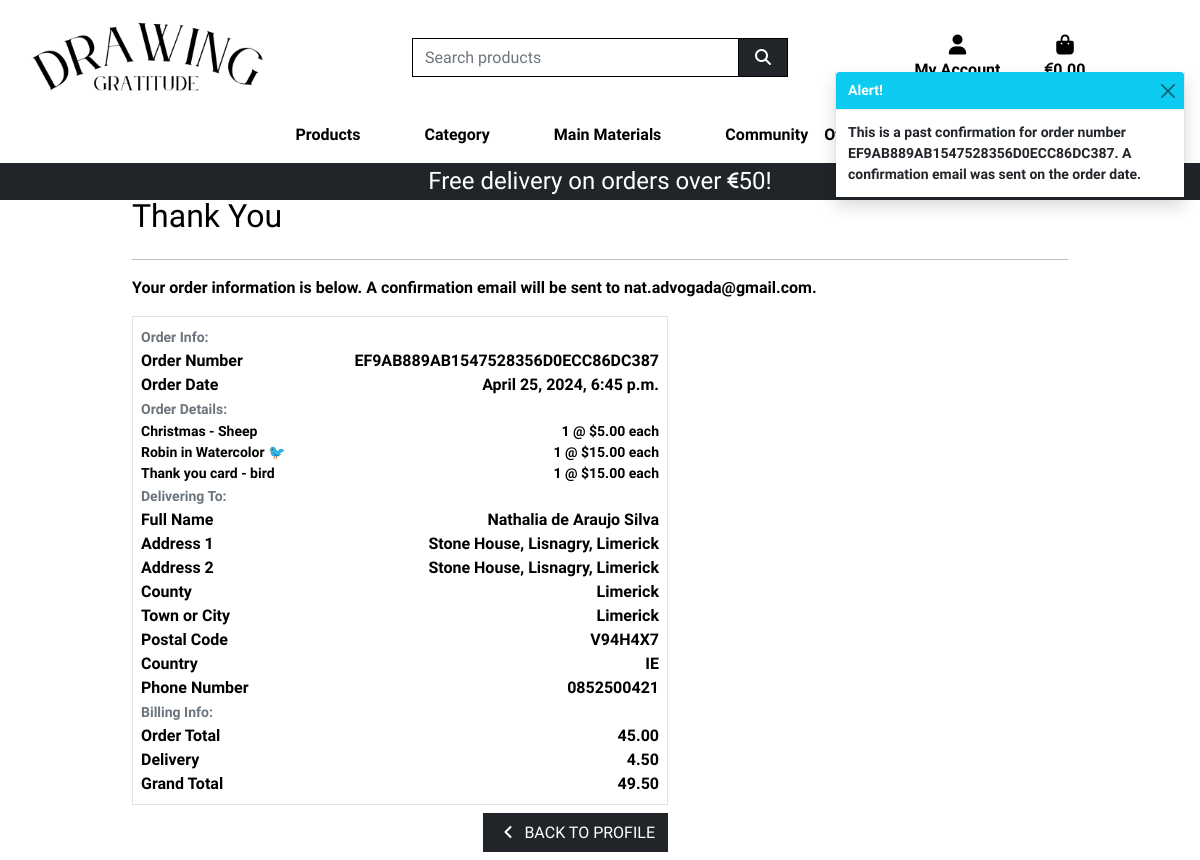
The app's page /profile/order_history/EF9AB889AB1547528356D0ECC86DC387 (signed in) with its own data.
### checkout/models.py (models this page shows, shortened)
class Order(models.Model):
    order_number = models.CharField(max_length=32, null=False, editable=False)
    user_profile = models.ForeignKey(UserProfile, on_delete=models.SET_NULL,
                                     null=True, blank=True, related_name='orders')
    full_name = models.CharField(max_length=50, null=False, blank=False)
    email = models.EmailField(max_length=254, null=False, blank=False)
    phone_number = models.CharField(max_length=20, null=False, blank=False)
    country = CountryField(blank_label='Country *', null=False, blank=False)
    postcode = models.CharField(max_length=20, null=True, blank=True)
    town_or_city = models.CharField(max_length=40, null=False, blank=False)
    street_address1 = models.CharField(max_length=80, null=False, blank=False)
    street_address2 = models.CharField(max_length=80, null=True, blank=True)
    county = models.CharField(max_length=80, null=True, blank=True)
    date = models.DateTimeField(auto_now_add=True)
    delivery_cost = models.DecimalField(max_digits=6, decimal_places=2,
                                        null=False, default=0)
    order_total = models.DecimalField(max_digits=10, decimal_places=2,
                                      null=False, default=0)
    grand_total = models.DecimalField(max_digits=10, decimal_places=2,
                                      null=False, default=0)
    original_bag = models.TextField(null=False, blank=False, default='')
    stripe_pid = models.CharField(max_length=254, null=False, blank=False,
                                  default='')

class OrderLineItem(models.Model):
    order = models.ForeignKey(Order, null=False, blank=False,
                              on_delete=models.CASCADE,
                              related_name='lineitems')
    product = models.ForeignKey(Product, null=False, blank=False,
                                on_delete=models.CASCADE)
    quantity = models.IntegerField(null=False, blank=False, default=0)
    lineitem_total = models.DecimalField(max_digits=6, decimal_places=2,
                                         null=False, blank=False,
                                         editable=False)

### products/models.py (models this page shows, shortened)
class Product(models.Model):
    DIGITAL_CHOICES = [
        (True, '0'),
        (False, '1'),
    ]
    OFFERS_CHOICES = [
        (True, '0'),
        (False, '1'),
    ]
    COMMUNITY_CHOICES = [
        (True, '0'),
        (False, '1'),
    ]
    category = models.ForeignKey('Category', null=True, blank=True, on_delete=models.SET_NULL)
    sku = models.CharField(max_length=254, null=True, blank=True)
    name = models.CharField(max_length=254)
    description = models.TextField()
    price = models.DecimalField(max_digits=6, decimal_places=2)
    rating = models.DecimalField(max_digits=6, decimal_places=2, null=True, blank=True)
    image_url = models.URLField(max_length=1024, null=True, blank=True)
    image = models.ImageField(null=True, blank=True)
    digital = models.BooleanField(default=False)
    offers =  models.BooleanField(default=False)
    community =  models.BooleanField(default=False)

### profiles/views.py (the view)
# urls.py: path('order_history/<order_number>', views.order_history, name='order_history'),
@login_required
def order_history(request, order_number):
    order = get_object_or_404(Order, order_number=order_number)
    messages.info(request, (
        f'This is a past confirmation for order number {order_number}. '
        'A confirmation email was sent on the order date.'
    ))
    template = 'checkout/checkout_success.html'
    context = {
        'order': order,
        'from_profile': True,
    }
    return render(request, template, context)

### bag/contexts.py (called while the page is built, shortened)
def bag_contents(request):
    bag_items = []
    total = 0
    total_discounted_price = 0
    product_count = 0
    bag = request.session.get('bag', {})
    delivery = total * Decimal(settings.STANDARD_DELIVERY_PERCENTAGE / 100) if total < settings.FREE_DELIVERY_THRESHOLD else 0
    grand_total = total + delivery
    context = {
        'bag_items': bag_items,
        'total': total,
        'total_discounted_price': total_discounted_price,
        'product_count': product_count,
        'delivery': delivery,
        'free_delivery_delta': max(0, settings.FREE_DELIVERY_THRESHOLD - total),
        'free_delivery_threshold': settings.FREE_DELIVERY_THRESHOLD,
        'grand_total': grand_total,
    }
    return context

### checkout/templates/checkout/checkout_success.html (shortened to what this page needs)
{% extends "base.html" %}
{% load static %}
{% block extra_css %}
    <link rel="stylesheet" href="{% static 'checkout/css/checkout.css' %}">
{% endblock %}
{% block page_header %}
    <div class="container header-container">
    </div>
{% endblock %}
{% block content %}
    <div class="container">
        <div class="row">
            <div class="col">
                <h2 class="logo-font mb-4">Thank You</h2>
                <hr>
                <p class="text-black">Your order information is below. A confirmation email will be sent to <strong>{{ order.email }}</strong>.</p>
            </div>
        </div>
        <div class="row">
            <div class="col-12 col-lg-7">
                <div class="order-confirmation-wrapper p-2 border">
                    <div class="row">
                        <div class="col">
                            <small class="text-muted">Order Info:</small>
                        </div>
                    </div>
                    <div class="row">
                        <div class="col-12 col-md-4">
                            <p class="mb-0 text-black fw-bold">Order Number</p>
                        </div>
                        <div class="col-12 col-md-8 text-end">
                            <p class="mb-0">{{ order.order_number }}</p>
                        </div>
                    </div>
                    <div class="row">
                        <div class="col-12 col-md-4">
                            <p class="mb-0 text-black fw-bold">Order Date</p>
                        </div>
                        <div class="col-12 col-md-8 text-end">
                            <p class="mb-0">{{ order.date }}</p>
                        </div>
                    </div>
                    <div class="row">
                        <div class="col">
                            <small class="text-muted">Order Details:</small>
                        </div>
                    </div>
                    {% for item in order.lineitems.all %}
                    <div class="row">
                        <div class="col-12 col-md-4">
                            <p class="small mb-0 text-black fw-bold">
                                {{ item.product.name }}{% if item.product_size %} - Size {{ item.product.size|upper }}{% endif %}
                            </p>
                        </div>
                        <div class="col-12 col-md-8 text-end">
                            <p class="small mb-0">{{ item.quantity }} @ ${{ item.product.price }} each</p>
                        </div>
                    </div>
                    {% endfor %}
                    <div class="row">
                        <div class="col">
                            <small class="text-muted">Delivering To:</small>
                        </div>
                    </div>
                    <div class="row">
                        <div class="col-12 col-md-4">
                            <p class="mb-0 text-black fw-bold">Full Name</p>
                        </div>
                        <div class="col-12 col-md-8 text-end">
                            <p class="mb-0">{{ order.full_name }}</p>
                        </div>
                    </div>
                    <div class="row">
                        <div class="col-12 col-md-4">
                            <p class="mb-0 text-black fw-bold">Address 1</p>
                        </div>
                        <div class="col-12 col-md-8 text-end">
                            <p class="mb-0">{{ order.street_address1 }}</p>
                        </div>
                    </div>
                    {% if order.street_address2 %}
                    <div class="row">
                        <div class="col-12 col-md-4">
                            <p class="mb-0 text-black fw-bold">Address 2</p>
                        </div>
                        <div class="col-12 col-md-8 text-end">
                            <p class="mb-0">{{ order.street_address1 }}</p>
                        </div>
                    </div>
                    {% endif %}
                    {% if order.county %}
                    <div class="row">
                        <div class="col-12 col-md-4">
                            <p class="mb-0 text-black fw-bold">County</p>
                        </div>
                        <div class="col-12 col-md-8 text-end">
                            <p class="mb-0">{{ order.county }}</p>
                        </div>
                    </div>
                    {% endif %}
                    <div class="row">
                        <div class="col-12 col-md-4">
                            <p class="mb-0 text-black fw-bold">Town or City</p>
                        </div>
                        <div class="col-12 col-md-8 text-end">
                            <p class="mb-0">{{ order.town_or_city }}</p>
                        </div>
                    </div>
                    {% if order.postcode %}
                    <div class="row">
                        <div class="col-12 col-md-4">
                            <p class="mb-0 text-black fw-bold">Postal Code</p>
                        </div>
                        <div class="col-12 col-md-8 text-end">
                            <p class="mb-0">{{ order.postcode }}</p>
                        </div>
                    </div>
                    {% endif %}
                    <div class="row">
                        <div class="col-12 col-md-4">
                            <p class="mb-0 text-black fw-bold">Country</p>
                        </div>
                        <div class="col-12 col-md-8 text-end">
                            <p class="mb-0">{{ order.country }}</p>
                        </div>
                    </div>
                    <div class="row">
                        <div class="col-12 col-md-4">
                            <p class="mb-0 text-black fw-bold">Phone Number</p>
                        </div>
                        <div class="col-12 col-md-8 text-end">
                            <p class="mb-0">{{ order.phone_number }}</p>
                        </div>
                    </div>
                    <div class="row">
                        <div class="col">
                            <small class="text-muted">Billing Info:</small>
                        </div>
                    </div>
                    <div class="row">
                        <div class="col-12 col-md-4">
                            <p class="mb-0 text-black fw-bold">Order Total</p>
                        </div>
                        <div class="col-12 col-md-8 text-end">
                            <p class="mb-0">{{ order.order_total }}</p>
                        </div>
                    </div>
                    <div class="row">
                        <div class="col-12 col-md-4">
                            <p class="mb-0 text-black fw-bold">Delivery</p>
                        </div>
                        <div class="col-12 col-md-8 text-end">
                            <p class="mb-0">{{ order.delivery_cost }}</p>
                        </div>
                    </div>
                    <div class="row">
                        <div class="col-12 col-md-4">
                            <p class="mb-0 text-black fw-bold">Grand Total</p>
                        </div>
                        <div class="col-12 col-md-8 text-end">
                            <p class="mb-0">{{ order.grand_total }}</p>
                        </div>
                    </div>
                </div>
            </div>
        </div>
        <div class="row">
			<div class="col-12 col-lg-7 text-end">
                {% if from_profile %}
                    <a href="{% url 'profile' %}" class="btn btn-dark rounded-0 my-2">
                        <span class="icon mr-2">
                            <i class="fas fa-angle-left"></i>
                        </span>
                        <span class="text-uppercase">Back to Profile</span>
                    </a>
                {% endif %}
			</div>
		</div>
    </div>
{% endblock %}

### static/css/base.css (style rules this page uses)
html { height: 100%; }
body { background-color: white; font-family: "Quicksand", sans-serif; font-optical-sizing: auto; font-weight: 600; color: black; }
.icon { align-items: center; display: inline-flex; justify-content: center; height: 1.5rem; width: 1.5rem; }
.text-black { color: #000 !important; }
@media (min-width: 1200px) { .container { max-width: 80%; } }
@media (min-width: 992px) { .header-container { padding-top: 164px; } }

### records on screen
Order: email "nat.advogada@gmail.com", order_number "EF9AB889AB1547528356D0ECC86DC387", date "April 25, 2024, 6:45 p.m.", full_name "Nathalia de Araujo Silva", street_address1 "Stone House, Lisnagry, Limerick", county "Limerick", town_or_city "Limerick", postcode "V94H4X7", country "IE", phone_number "0852500421", order_total "45.00", delivery_cost "4.50", grand_total "49.50"
OrderLineItem: product.name "Christmas - Sheep", quantity "1", product.price "5.00"
OrderLineItem: product.name "Robin in Watercolor 🐦", quantity "1", product.price "15.00"
OrderLineItem: product.name "Thank you card - bird", quantity "1", product.price "15.00"

### other values on screen
{{ free_delivery_threshold }} "50"
{{ message }} "This is a past confirmation for order number EF9AB889AB1547528356D0ECC86DC387. A confirmation email was sent on the order date."
